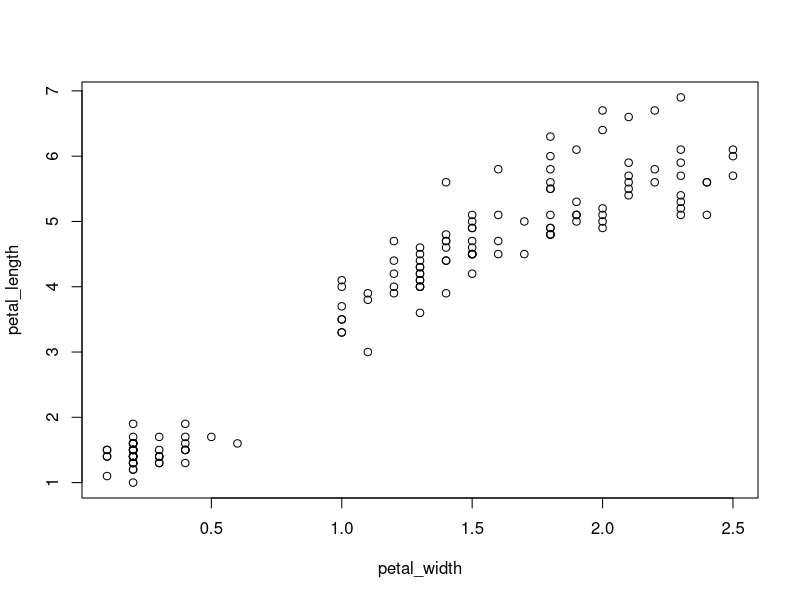
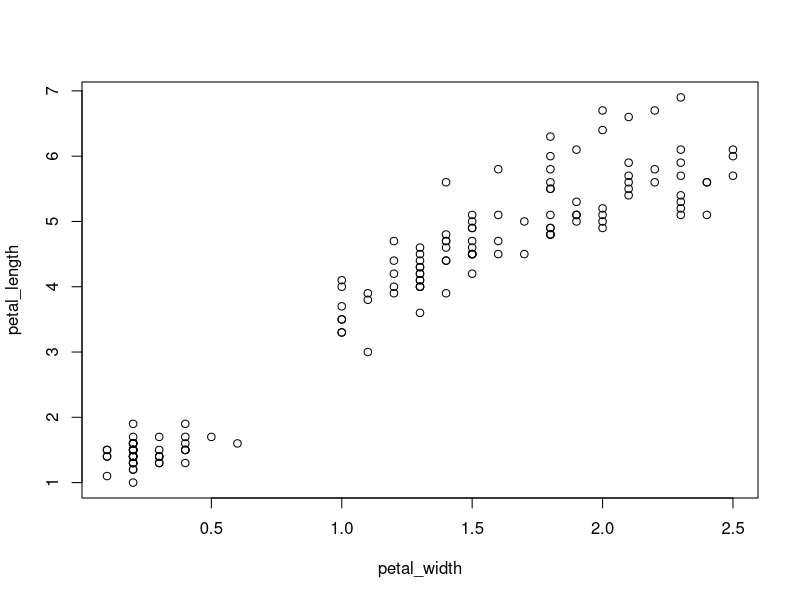
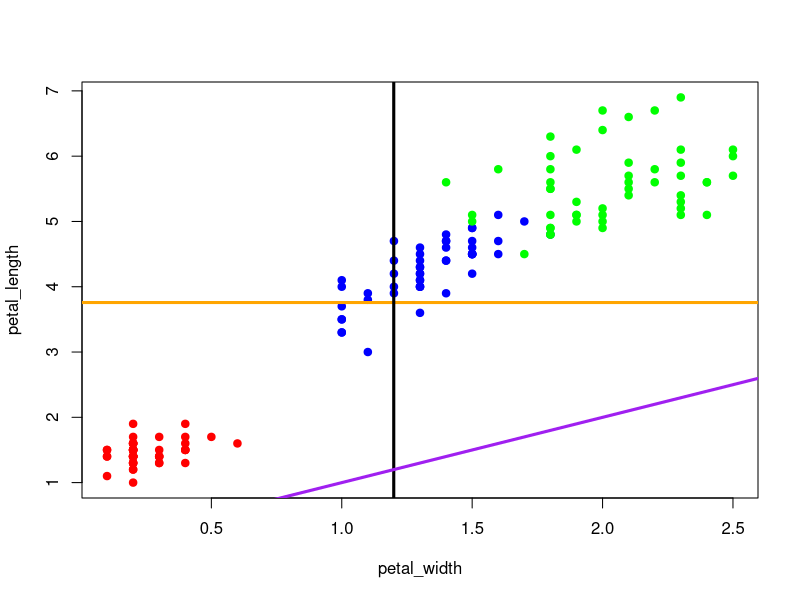
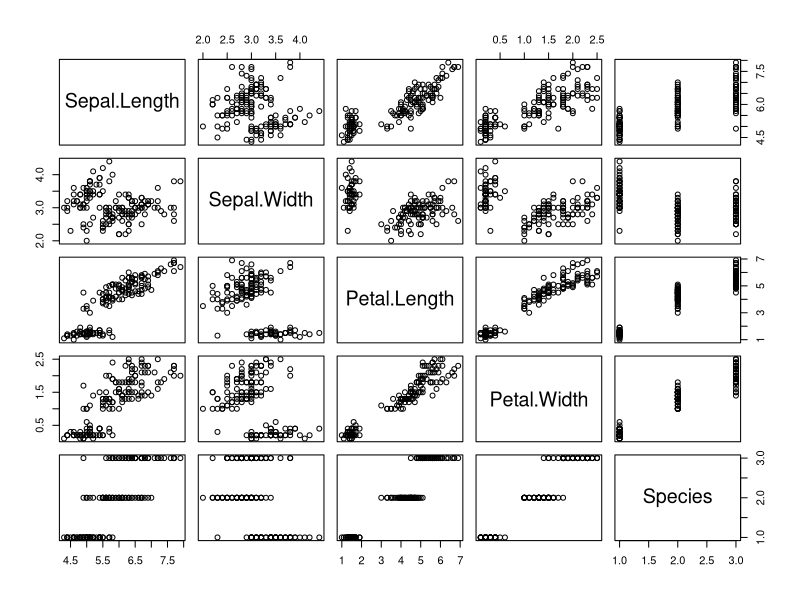

Write the R code that produced these figures, in order.
# Load in iris dataset

iris # look at data in console
data <- iris # save iris dataset as new object data

# Practice with objects

a <- 1:10 # try creating a vector of multiple numbers - 1-10
b <- c("orange", "bannana", "strawberry") # create a vector of multiple characters
c <- seq(from = -1, to = 1, l = 100) # create a vector 100 length from -1 to 1

class(data) # check what kind of objects we created. "data" is "data.frame"
class(a) # "a" is "integer"
class(b) # "b" is "character"
class(c) # "c" is "numeric"

# Practice with basic functions

data
petal_length <- data$Petal.Length # Create new vector of just petal length
avg_pl <- mean(petal_length) # average of petal_length is 3.758
sd_pl <- sd(petal_length) # standard deviation is 1.765
var_pl <- var(petal_length) # variance is 3.12

petal_width <- data$Petal.Width # something
cov(petal_length,petal_width) # covariance between variables is 1.296
cor(petal_length,petal_width) # correlation between variables is 0.963

# Practice with plots

# Make the same plot two ways
plot(petal_length ~ petal_width) # y ~ x format
plot(x = petal_width, y=petal_length) # x = and y = format

plot(petal_length ~ petal_width,
     col = c("red","blue","green")[data$Species], pch = 19,
     cex = 1)
abline(h = avg_pl, col = "orange", lwd = 3)
abline(v = mean(petal_width), col = "black", lwd = 3)
abline(a = 0, b = 1, col = "purple", lwd = 3) # a=intercept and b=slope
# pch = type of point on the plot (19 = filled in circle)
# cex = size of point on the plot (1 = default)
# abline = create lines

pairs(data) # creates plots for every combinatinon of variables in the dataset
